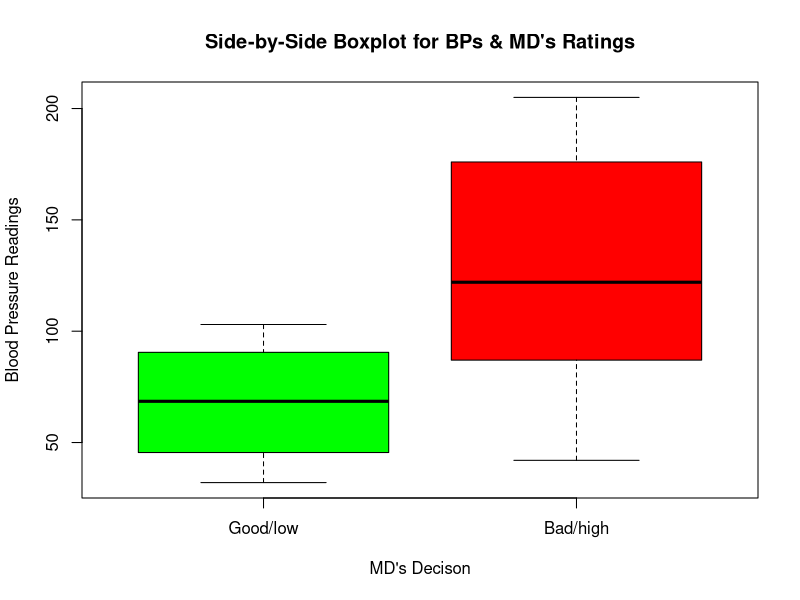
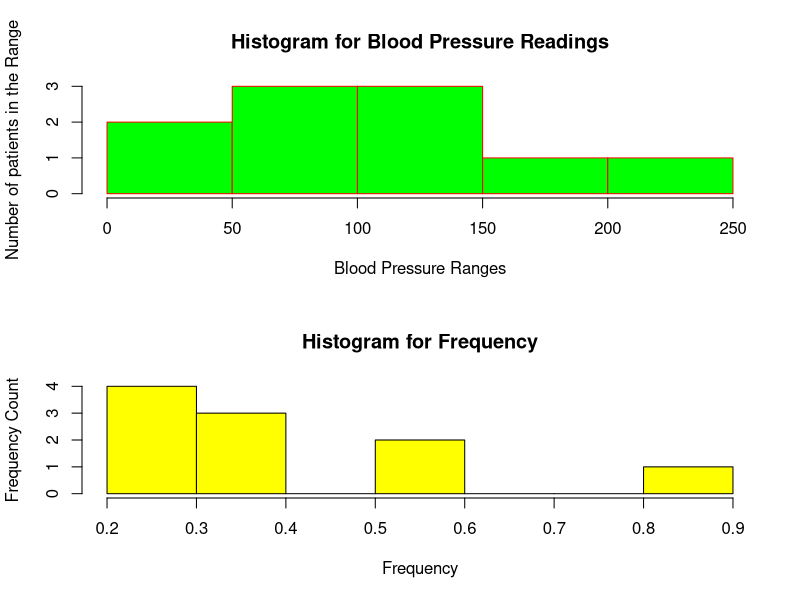

Write R code to recreate these figures, in order.
Hospitaldata <- data.frame(
  Frequency <- c(0.6,0.3,0.4,0.4,0.2,0.6,0.3,0.4,0.9,0.2),
  BP <- c(103,87,32,42,59,109,78,205,135,176),
  First <- c(1,1,1,1,0,0,0,0,NA,1),
  Second <- c(0,0,1,1,0,0,1,1,1,1),
  FinalDecision <- c(0,1,0,1,0,1,0,1,1,1)
)
print(summary(Hospitaldata))

#to update decisions back for visual reading on barplot
Hospitaldata$FinalDecision <- factor(Hospitaldata$FinalDecision,
                                     levels = c(0,1),
                                     labels = c("Good/low","Bad/high"))

#setting color for bar plots in sequence
bar_colors <- c("green","red")

boxplot(BP ~ FinalDecision, data = Hospitaldata,
        main = "Side-by-Side Boxplot for BPs & MD's Ratings",
        xlab = "MD's Decison",
        ylab = "Blood Pressure Readings",
        col= bar_colors)

#to show both Histogram on one plotting result
par(mfrow = c(2, 1))

hist(Hospitaldata$BP, 
     main = "Histogram for Blood Pressure Readings",
     xlab = "Blood Pressure Ranges",
     ylab = "Number of patients in the Range",
     breaks = c(seq(0,250,50)),
     col = 'green',
     border = "red")

hist(Hospitaldata$Frequency, 
     main = "Histogram for Frequency",
     xlab = "Frequency",
     ylab = "Frequency Count",
     col = "yellow",
     border = "black",
     probability = TRUE)

#reset plotting window
par(mfrow = c(1, 1))

